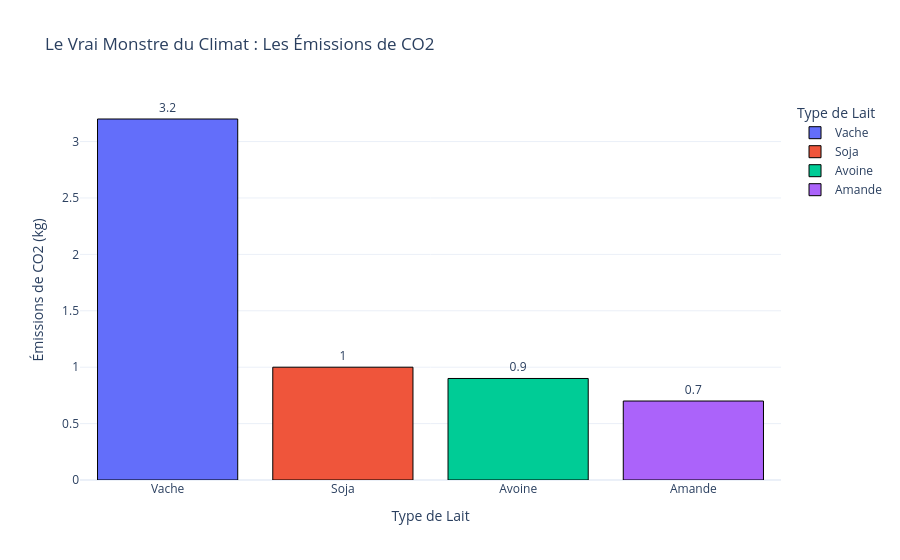

Write notebook code for a chart like this one.
### Code cell
# On utilise toujours Plotly (px) et notre tableau (df_new)
# On trie les données pour que le pire soit à gauche
df_trie = df_new.sort_values('Emissions_CO2_kg', ascending=False)

fig2 = px.bar(
    df_trie, 
    x='Type de Lait', 
    y='Emissions_CO2_kg',
    color='Type de Lait',
    title="Le Vrai Monstre du Climat : Les Émissions de CO2",
    text='Emissions_CO2_kg', # Affiche le chiffre exact au-dessus de la barre
    labels={'Emissions_CO2_kg': "Émissions de CO2 (kg)"}
)

# On met le texte en dehors de la barre pour que ce soit plus lisible
fig2.update_traces(textposition='outside', marker=dict(line=dict(width=1, color='black')))
fig2.update_layout(template="plotly_white")

fig2.show()

### Figure 1 — Plotly figure (JSON) as saved in the notebook; plotly's stock layout.template omitted (floating-point values rounded to 4 significant figures)
{"data": [{"hovertemplate": "Type de Lait=%{x}<br>Émissions de CO2 (kg)=%{text}<extra></extra>", "legendgroup": "Vache", "marker": {"color": "#636efa", "line": {"color": "black", "width": 1}, "pattern": {"shape": ""}}, "name": "Vache", "orientation": "v", "showlegend": true, "text": [3.2], "textposition": "outside", "type": "bar", "x": ["Vache"], "xaxis": "x", "y": [3.2], "yaxis": "y"}, {"hovertemplate": "Type de Lait=%{x}<br>Émissions de CO2 (kg)=%{text}<extra></extra>", "legendgroup": "Soja", "marker": {"color": "#EF553B", "line": {"color": "black", "width": 1}, "pattern": {"shape": ""}}, "name": "Soja", "orientation": "v", "showlegend": true, "text": [1.0], "textposition": "outside", "type": "bar", "x": ["Soja"], "xaxis": "x", "y": [1.0], "yaxis": "y"}, {"hovertemplate": "Type de Lait=%{x}<br>Émissions de CO2 (kg)=%{text}<extra></extra>", "legendgroup": "Avoine", "marker": {"color": "#00cc96", "line": {"color": "black", "width": 1}, "pattern": {"shape": ""}}, "name": "Avoine", "orientation": "v", "showlegend": true, "text": [0.9], "textposition": "outside", "type": "bar", "x": ["Avoine"], "xaxis": "x", "y": [0.9], "yaxis": "y"}, {"hovertemplate": "Type de Lait=%{x}<br>Émissions de CO2 (kg)=%{text}<extra></extra>", "legendgroup": "Amande", "marker": {"color": "#ab63fa", "line": {"color": "black", "width": 1}, "pattern": {"shape": ""}}, "name": "Amande", "orientation": "v", "showlegend": true, "text": [0.7], "textposition": "outside", "type": "bar", "x": ["Amande"], "xaxis": "x", "y": [0.7], "yaxis": "y"}], "layout": {"barmode": "relative", "legend": {"title": {"text": "Type de Lait"}, "tracegroupgap": 0}, "title": {"text": "Le Vrai Monstre du Climat : Les Émissions de CO2"}, "xaxis": {"anchor": "y", "categoryarray": ["Vache", "Soja", "Avoine", "Amande"], "categoryorder": "array", "domain": [0, 1], "title": {"text": "Type de Lait"}}, "yaxis": {"anchor": "x", "domain": [0, 1], "title": {"text": "Émissions de CO2 (kg)"}}}}
